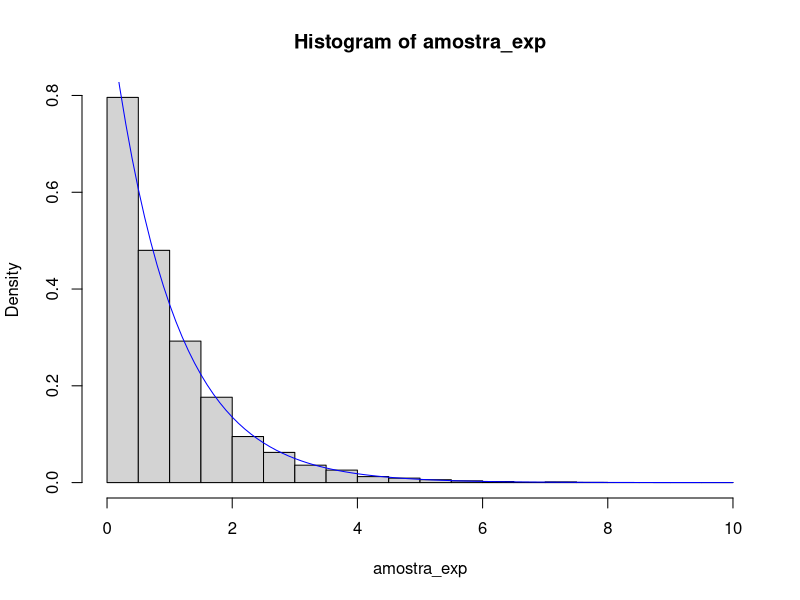
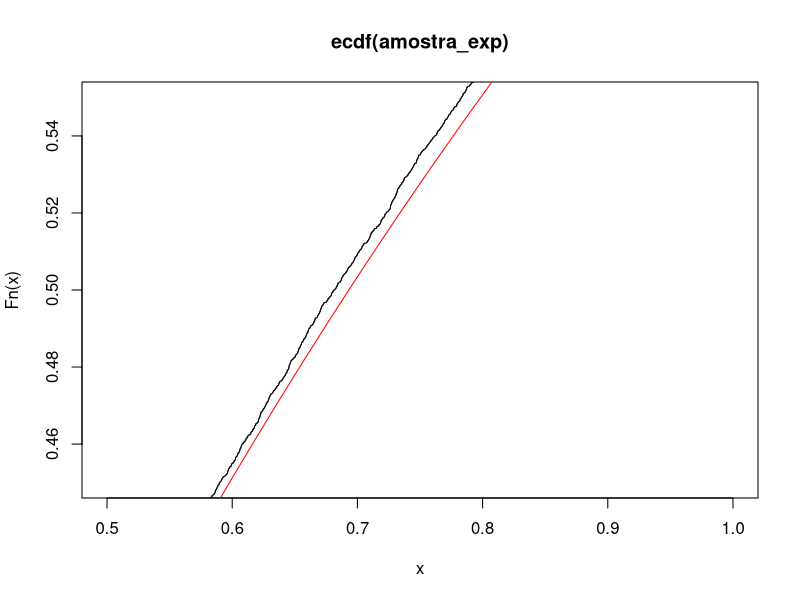
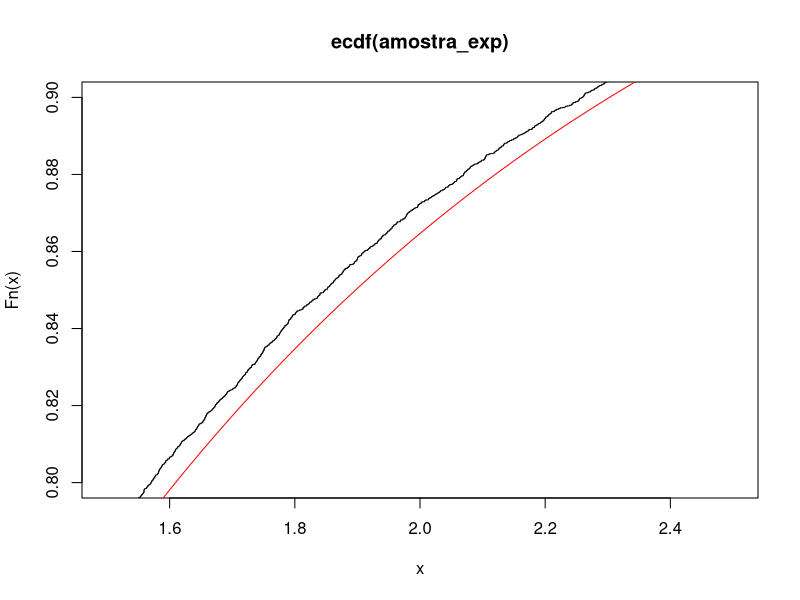
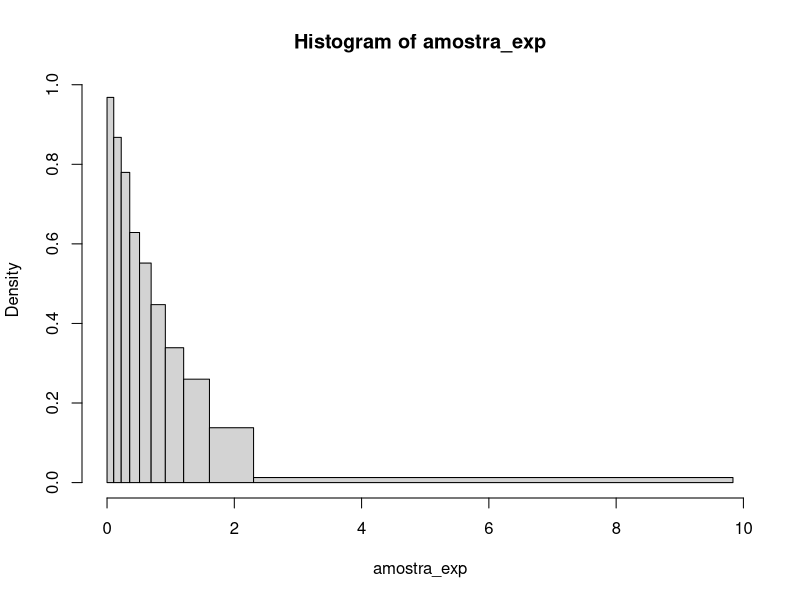
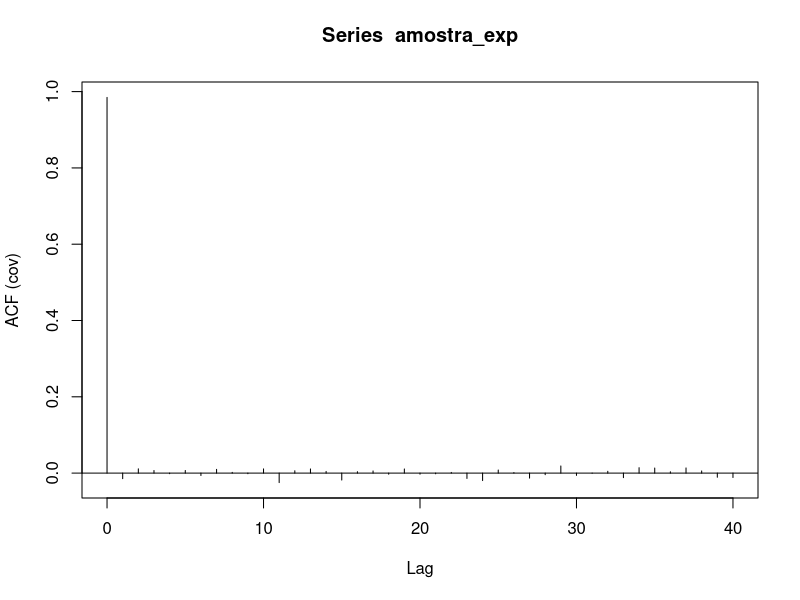
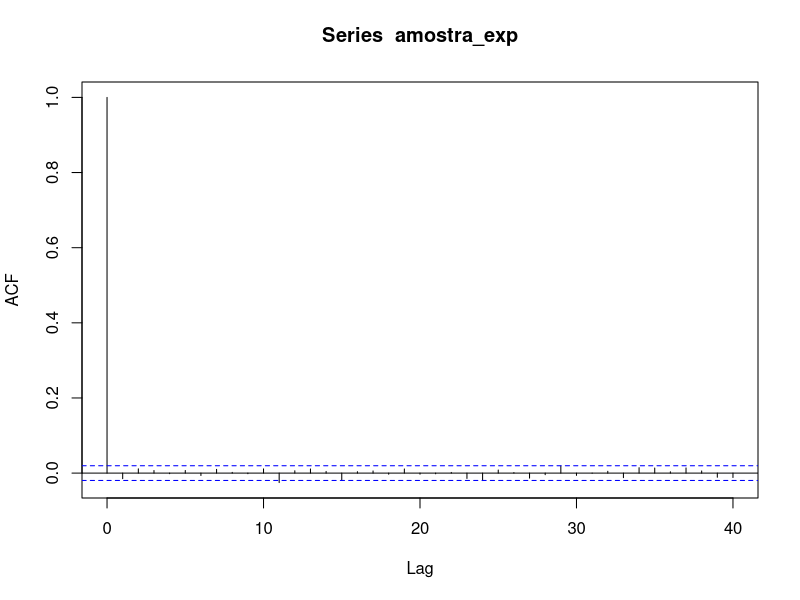
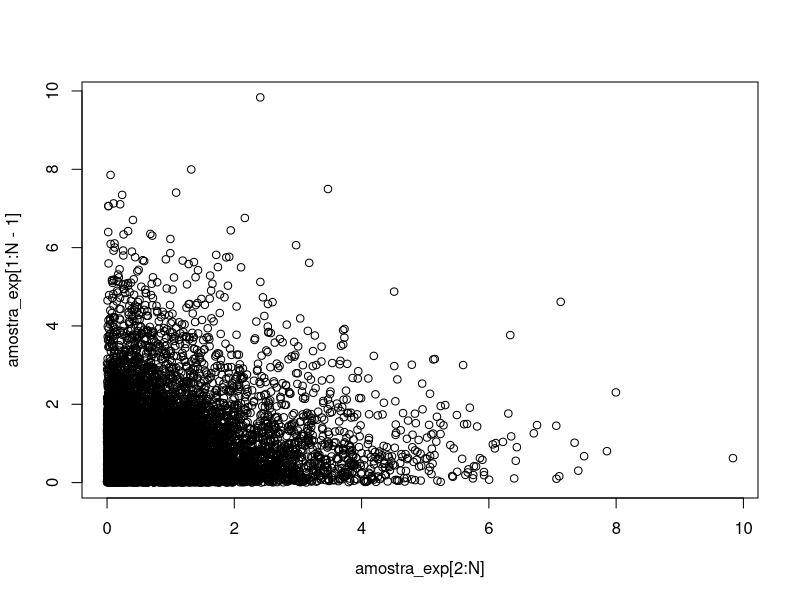

Recreate these plots in R, in order.
set.seed(666)

random_exp <- function(N, lambda = 1){
  U <- runif(N)
  return(-1*log(U)/lambda)
}
N <- 1E4
amostra_exp <- random_exp(N)

mean(amostra_exp)
var(amostra_exp)

hist(amostra_exp, freq = F)
curve(dexp, add = T, col = "blue")

fn_exp <- ecdf(amostra_exp)
plot(fn_exp, ylim = c(0.45, 0.55), xlim = c(0.5,1))
curve(pexp, add = T, col = 'red')

plot(fn_exp, ylim = c(0.8, 0.9), xlim = c(1.5,2.5))
curve(pexp, add = T, col = 'red')

qexp(c(0.95, 0.99, 0.995, 0.999))

quantile(amostra_exp, probs = c(0.95, 0.99, 0.995, 0.999))

quantis <- qexp((1:9)*0.1)
quantile(amostra_exp, probs = (1:9)*0.1)

vet_breaks <- c(0, quantis, max(amostra_exp))
# vet_breaks_log <- c(0, log(vet_breaks[2:11]))
# hist(log(amostra_exp), breaks = vet_breaks_log, freq = F)
fi <- hist(amostra_exp, breaks = vet_breaks, freq = F)$counts
ei <- 1000
k <- 10

qui2 <- ((fi - ei) ** 2)/ei
qui2/sum(qui2)
p <- 1 - pchisq(qui2, df = k-1)

acf(amostra_exp, type = 'covariance')
acf(amostra_exp)

plot(amostra_exp[2:N], amostra_exp[1:N-1])
